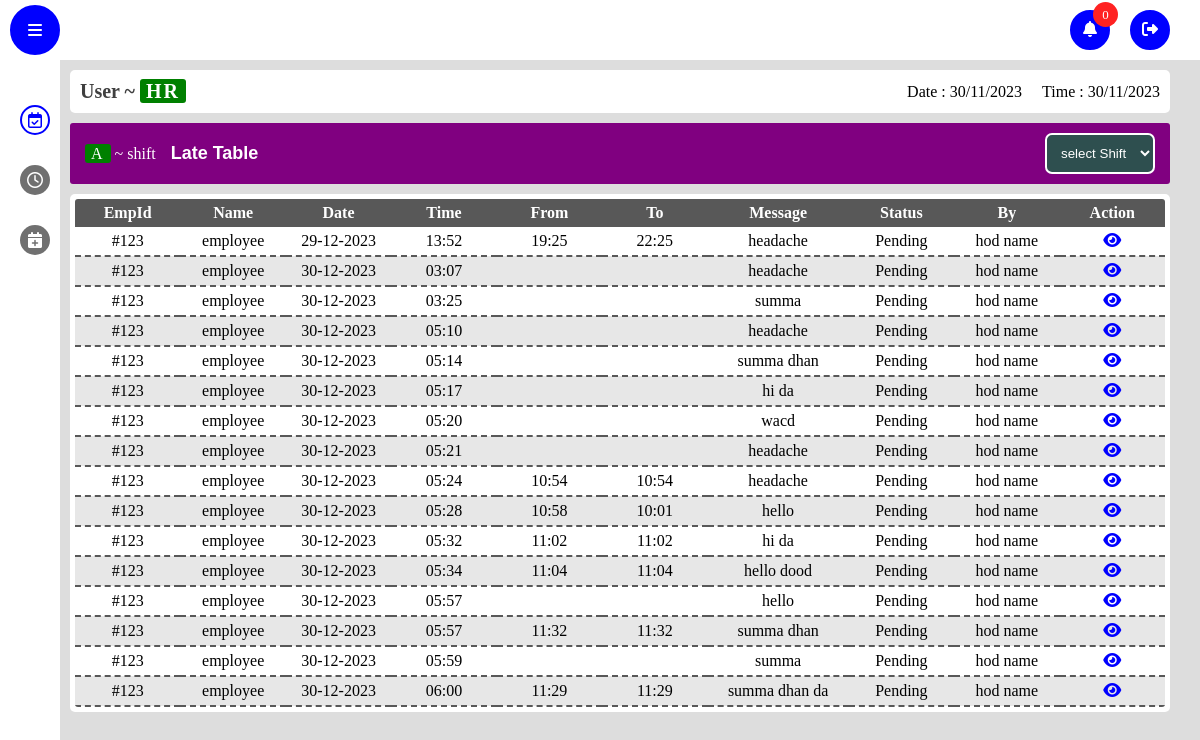
The app's page /late_req_table (signed in), older data.
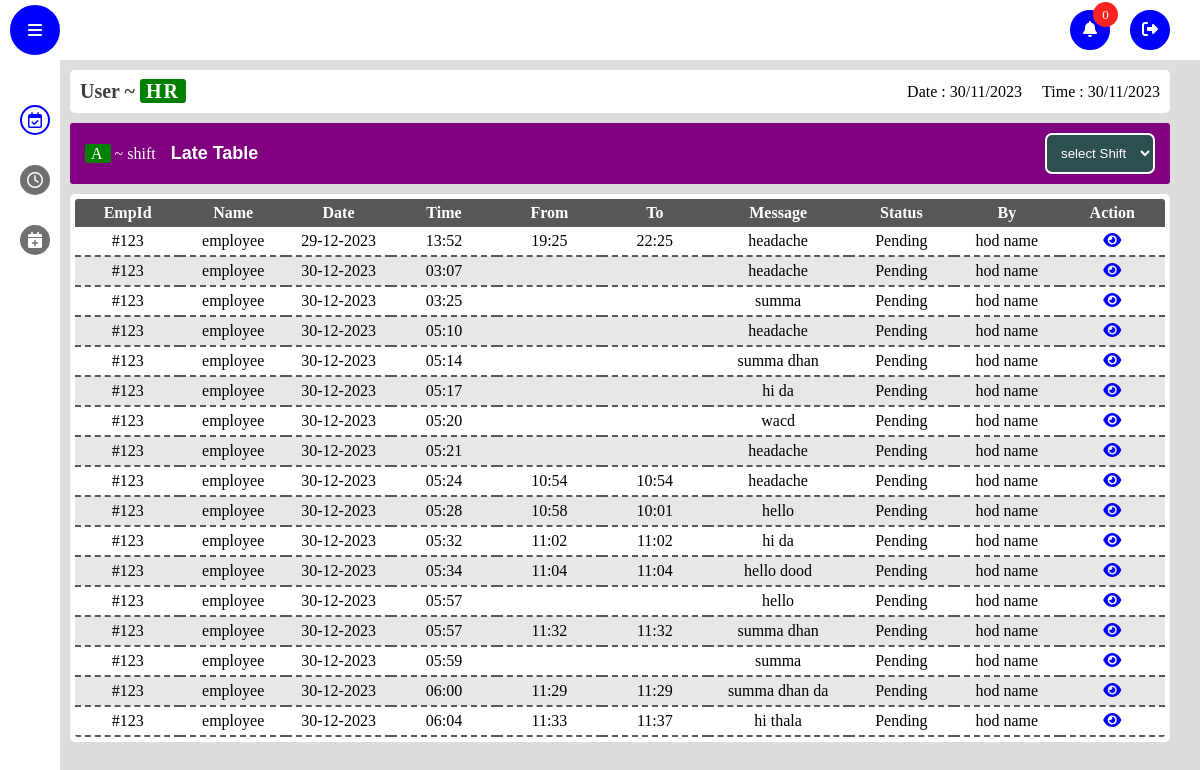
The same page, newer data.
### app/models.py (models this page shows)
class late(db.Model, UserMixin):
    id = db.Column(db.Integer, primary_key=True)
    emp_id = db.Column(db.Integer)
    emp_name = db.Column(db.String(150), nullable=False)
    reason = db.Column(db.String(150), nullable=False)
    from_time = db.Column(db.String(150), nullable=False)
    to_time = db.Column(db.String(150), nullable=False)
    status = db.Column(db.String(150), default='Pending')
    approved_by = db.Column(db.String(150), default='Pending')
    hr_approval = db.Column(db.String(150), default='Pending')
    date = db.Column(db.DateTime(timezone=True), default=func.now())

### app/views.py (the view)
@views.route("/late_req_table")
@login_required
def late_req_table():
    permission_details=late.query.order_by(late.date).all()
    return render_template("req_table.html",permission=permission_details,permission_type='Late')

### app/templates/req_table.html (shortened to what this page needs)
<!DOCTYPE html>
<html lang="en">
  <head>
    <link rel="stylesheet" href="static/css/style.css" />
    <link rel="stylesheet" href="static/css/attendance.css" />
    <link
      rel="stylesheet"
      href="https://cdnjs.cloudflare.com/ajax/libs/font-awesome/5.15.4/css/all.min.css"
    />
    <link
      rel="stylesheet"
      href="https://cdnjs.cloudflare.com/ajax/libs/font-awesome/6.1.1/css/all.min.css"
    />
  </head>
  <body>
    <nav class="nav-bar">
      <div class="toogle-sidebar">
        <i class="fas fa-bars"></i>
      </div>
      <ul class="options">
        <li class="option">
          <div class="notification-btn">
            <span class>
              <i class="fas fa-bell"></i>
            </span>
            <div class="notify-count">
              <p class="count">0</p>
            </div>
          </div>
        </li>
        <a href="/logout" class="option logout">
          <span>
            <i class="fas fa-sign-out-alt"></i>
          </span>
        </a>
      </ul>
    </nav>
    <aside class="sidebar">
      <ul class="side-menu">
        <form class="menu-option active">
          <a href="/">
            <span class="icon">
              <i class="far fa-calendar-check"></i>
            </span>
          </a>
        </form>
        <form action="/late_req_table" class="menu-option">
          <a href="/late_req_table">
            <span class="icon">
              <i class="far fa-clock"></i>
            </span>
          </a>
        </form>
        <form action="/leave_req_table" class="menu-option">
          <a href="/leave_req_table">
            <span class="icon">
              <i class="fas fa-calendar-plus"></i>
            </span>
          </a>
        </form>
      </ul>
    </aside>
    <main class="main active">
      <header class="details-bar">
        <div class="user-details">
          <h1 class="user-role">User ~ <span class="role tag">HR</span></h1>
        </div>
        <div class="date-time-details">
          <p class="date"></p>
          <p class="time"></p>
        </div>
      </header>
      <link rel="stylesheet" href="static/css/late.css" />
      <section class="late-table-section">
        <header class="late-header">
          <div class="frame-header">
            <div class="frame-details">
              <p class="shift name"><span class="tag">A</span> ~ shift</p>
              <p class="frame-name">{{permission_type}} Table</p>
            </div>
            <div class="frame-options">
              <select name="shift" id="shift" class="tag-btn">
                <option value="">select Shift</option>
              </select>
            </div>
          </div>
        </header>
        <div class="table">
          <table>
            <thead>
              <th>EmpId</th>
              <th>Name</th>
              <th>Date</th>
              <th>Time</th>
              <th>From</th>
              <th>To</th>
              <th>Message</th>
              <th>Status</th>
              <th>By</th>
              <th>Action</th>
            </thead>
            <tbody class="{{permission_type.lower()}}-table" id="{{permission_type.lower()}}-table">
              {% for permission in permission %}
              <tr>
                <td>#{{permission.emp_id}}</td>
                <td>{{permission.emp_name}}</td>
                <td>{{permission.date.strftime('%d-%m-%Y') }}</td>
                <td>{{permission.date.strftime('%H:%M') }}</td>
                <td>{{permission.from_time}}</td>
                <td>{{permission.to_time}}</td>
                <td>{{permission.reason}}</td>
                <td>{{permission.status}}</td>
                <td>{{permission.approved_by}}</td>
                <td>
                  <a
                    href="{{ url_for('views.' + permission_type.lower() + '_req_profile',
                                     emp_id=permission.emp_id,
                                     emp_name=permission.emp_name,
                                     from_time=permission.from_time,
                                     to_time=permission.to_time,
                                     reason=permission.reason,
                                     req_id=permission.id )}}"
                    ><i class="fas fa-eye"></i
                  ></a>
                </td>
              </tr>
              {% endfor %}
            </tbody>
          </table>
        </div>
      </section>
    </main>
  </body>
</html>

### app/static/css/style.css (style rules this page uses)
* { margin: 0; padding: 0; box-sizing: border-box; }
.nav-bar { width: 100vw; position: fixed; top: 0; left: 0; right: 0; height: 60px; background: #fff; display: flex; align-items: center; justify-content: space-between; padding: 0 10px; z-index: 10; }
body { background: #ddd; }
.toogle-sidebar { width: 50px; height: 50px; background: #0000ff; color: #fff; border-radius: 50%; display: flex; align-items: center; justify-content: center; cursor: pointer; border: 2px solid #0000ff; transition: all 0.3s; }
.options { display: flex; align-items: center; gap: 20px; margin-right: 20px; position: relative; }
.option { width: 40px; height: 40px; border-radius: 50%; list-style: none; display: flex; align-items: center; justify-content: center; flex-direction: column; text-transform: capitalize; cursor: pointer; color: #fff; transition: all 0.3s; background: #0000ff; border: 2px solid #0000ff; position: relative; }
.notify-count { position: absolute; right: -10px; top: -10px; width: 25px; height: 25px; border-radius: 50%; background: rgb(255, 34, 34); display: flex; align-items: center; justify-content: center; font-size: 13px; color: #fff; }
.notification-btn { width: 100%; height: 100%; display: flex; justify-content: center; align-items: center; }
li { list-style: none; }
.sidebar { position: fixed; top: 60px; height: calc(100% - 50px); width: 60px; background: #fff; padding: 10px; z-index: 10; overflow-x: hidden; transition: all 0.5s; }
.side-menu { width: 100%; display: flex; flex-direction: column; align-items: center; gap: 10px; padding: 10px 0; position: absolute; }
.menu-option { width: 100%; display: flex; align-items: center; gap: 5px; height: 50px; border-radius: 5px; padding: 0 10px; cursor: pointer; position: relative; }
.icon { width: 30px; height: 30px; background: #707070; border-radius: 50%; display: flex; align-items: center; justify-content: center; transition: all 0.3s; color: #ffffff; position: absolute; }
.menu-option:hover, .menu-option.active { color: #0000ff; }
.menu-option:hover .icon, .menu-option.active .icon { background: #ffffff; color: #0000ff; border: 2px solid #0000ff; }
.main { width: calc(100vw - 180px); min-height: calc(100vh - 60px); position: relative; top: 60px; left: 160px; padding: 10px; z-index: 5; transition: all 0.5s; }
.main.active { width: calc(100vw - 80px); left: 60px; }
.details-bar { width: 100%; display: flex; align-items: center; justify-content: space-between; padding: 10px; background: #ffffff; border-radius: 5px; }
.date-time-details { display: flex; align-items: center; gap: 20px; }
.user-role { color: #3f3f3f; font-size: 20px; }
.tag { padding: 1px 6px; background: green; color: #ffffff; border-radius: 3px; letter-spacing: 2px; }
.user-details { backdrop-filter: blur(5px); border-radius: 5px; }

### app/static/css/attendance.css (style rules this page uses)
.frame-header { width: 100%; display: flex; align-items: center; justify-content: space-between; padding: 10px 15px; background: #800080; color: #fff; border-radius: 3px; }
.frame-details { display: flex; align-items: center; gap: 15px; }
.frame-name { font-family: sans-serif; font-weight: 700; font-size: 18px; }
td,th { min-width: 30px; text-align: center; padding: 5px 0; }
tr:nth-child(even) { background: #e7e7e7; }
.tag-btn { padding: 10px; border-radius: 7px; border: 2px solid; background: #2E4F4F; color: #fff; cursor: pointer; transition: all .5s; outline: none; }
a { text-decoration: none; }

### app/static/css/late.css (style rules this page uses)
.table { max-width: 100%; padding: 5px; overflow-x: scroll; margin-top: 10px; background: #fff; border-radius: 5px; }
.late-table-section { margin-top: 10px; }
table { border-collapse: collapse; border-radius: 3px; overflow: hidden; width: -webkit-fill-available; }
table thead { background: #585858; color: #fff; }
td, th { min-width: 75px; }
td { border-bottom: 2px dashed #585858; }
.fas.fa-eye { color: blue; }

Row changes from the older to the newer data that the page shows:
added late: emp_id "123", emp_name "employee", date "30-12-2023", date "06:04", from_time "11:33", to_time "11:37", reason "hi thala", status "Pending", approved_by "hod name"
